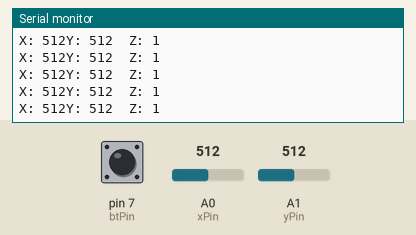
This sketch was run on a simulated Arduino Uno, built with avr-gcc and run on an emulated ATmega328P. Parts: the last lines printed to the serial monitor. The test bench sets the inputs (shaded band); at power-on: A0 (xPin) = 512, A1 (yPin) = 512, pin 7 (btPin) HIGH.

Above: at 1.2 s.
1.3 s: A0 (xPin) set to 716
At 1.31 s:
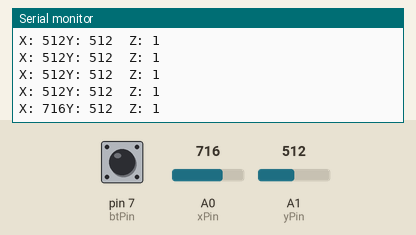
2.8 s: A1 (yPin) set to 716
At 2.82 s:
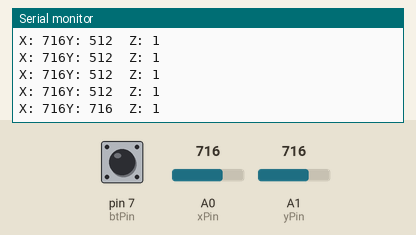
4.3 s: pin 7 (btPin) pulled LOW for 0.15 s
At 4.44 s:
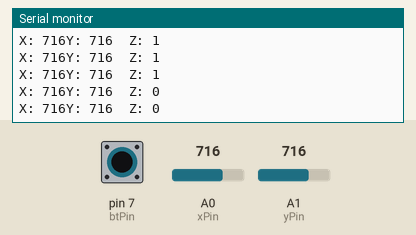
5.9 s: A0 (xPin) set to 1023
At 5.95 s:
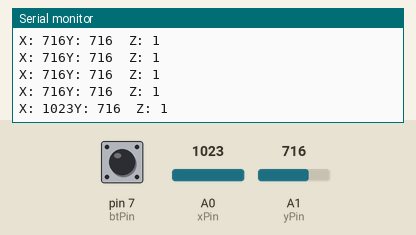
8.9 s: pin 7 (btPin) pulled LOW for 1 s
At 8.97 s:
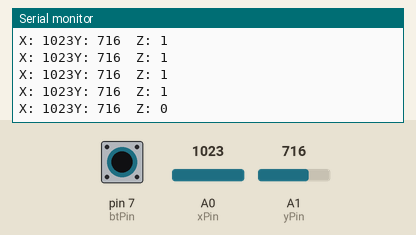
11.4 s: A1 (yPin) set to 900
At 11.49 s:
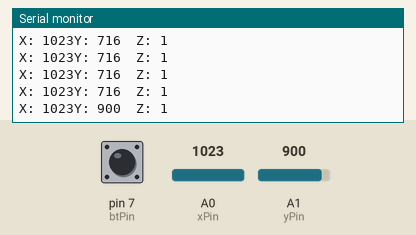
Timing chart, 0 to 13.9 s (numbered marks = the images above; inputs shaded):
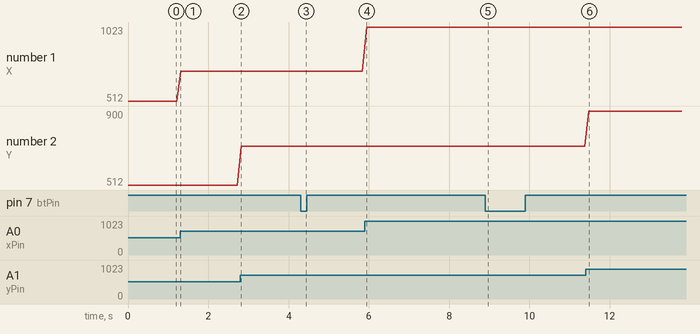

Measured:
- after the input at 1.3 s, the serial monitor: prints a new line at once (image 1)
- after the input at 2.8 s, the serial monitor: prints a new line at once (image 2)
- after the input at 4.3 s, the serial monitor: prints a new line at once (image 3)
- after the input at 5.9 s, the serial monitor: prints a new line at once (image 4)
- after the input at 8.9 s, the serial monitor: prints a new line after 0.06 s (image 5)
- after the input at 11.4 s, the serial monitor: prints a new line after 0.08 s (image 6)
- plotted number 1: 512 → 716 after the input at 1.3 s, 716 → 1023 after the input at 5.9 s
- plotted number 2: 716 → 900 after the input at 11.4 s

The sketch:

JoyStick.ino
```cpp
const int xPin = A0;
const int yPin = A1;
const int btPin = 7;

void setup() {
pinMode(btPin,INPUT);
digitalWrite(btPin,HIGH);
Serial.begin(9600);
}

void loop() {
Serial.print("X: ");
Serial.print(analogRead(xPin),DEC);//decimal
Serial.print("Y: ");
Serial.print(analogRead(yPin),DEC);
Serial.print("\tZ: ");
Serial.println(digitalRead(btPin));
delay(100);

}
```
